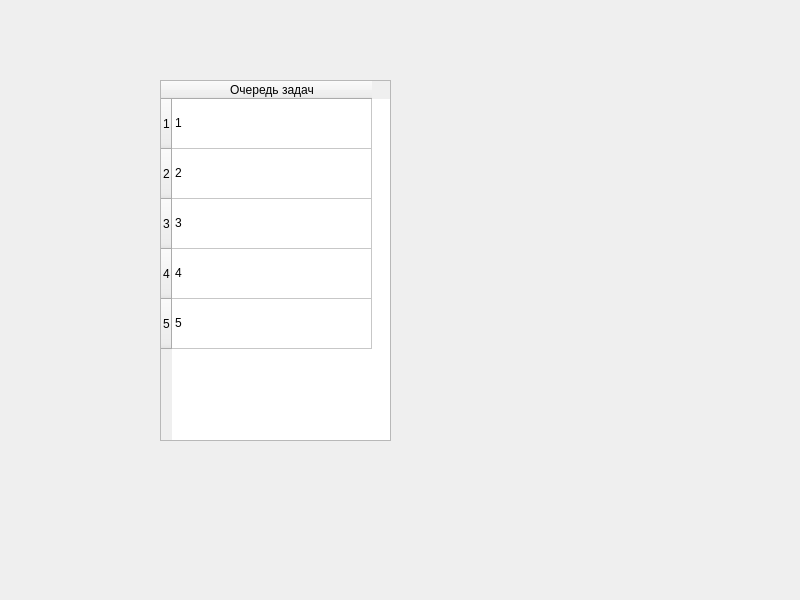
<?xml version="1.0" encoding="UTF-8"?>
<ui version="4.0">
 <class>MainWindow</class>
 <widget class="QMainWindow" name="MainWindow">
  <property name="geometry">
   <rect>
    <x>0</x>
    <y>0</y>
    <width>800</width>
    <height>600</height>
   </rect>
  </property>
  <property name="windowTitle">
   <string>Очередь задач</string>
  </property>
  <widget class="QWidget" name="centralwidget">
   <widget class="QTableWidget" name="tableWidget">
    <property name="geometry">
     <rect>
      <x>160</x>
      <y>80</y>
      <width>231</width>
      <height>361</height>
     </rect>
    </property>
    <attribute name="horizontalHeaderDefaultSectionSize">
     <number>200</number>
    </attribute>
    <attribute name="verticalHeaderDefaultSectionSize">
     <number>50</number>
    </attribute>
    <row>
     <property name="text">
      <string>1</string>
     </property>
    </row>
    <row>
     <property name="text">
      <string>2</string>
     </property>
    </row>
    <row>
     <property name="text">
      <string>3</string>
     </property>
    </row>
    <row>
     <property name="text">
      <string>4</string>
     </property>
    </row>
    <row>
     <property name="text">
      <string>5</string>
     </property>
    </row>
    <column>
     <property name="text">
      <string>Очередь задач</string>
     </property>
    </column>
    <item row="0" column="0">
     <property name="text">
      <string>1</string>
     </property>
    </item>
    <item row="1" column="0">
     <property name="text">
      <string>2</string>
     </property>
    </item>
    <item row="2" column="0">
     <property name="text">
      <string>3</string>
     </property>
    </item>
    <item row="3" column="0">
     <property name="text">
      <string>4</string>
     </property>
    </item>
    <item row="4" column="0">
     <property name="text">
      <string>5</string>
     </property>
    </item>
   </widget>
  </widget>
 </widget>
 <resources/>
 <connections/>
</ui>
